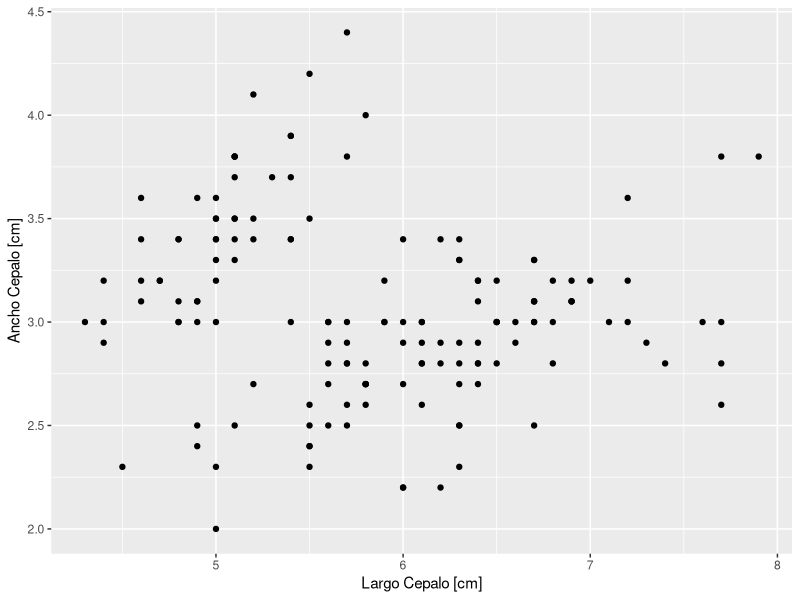
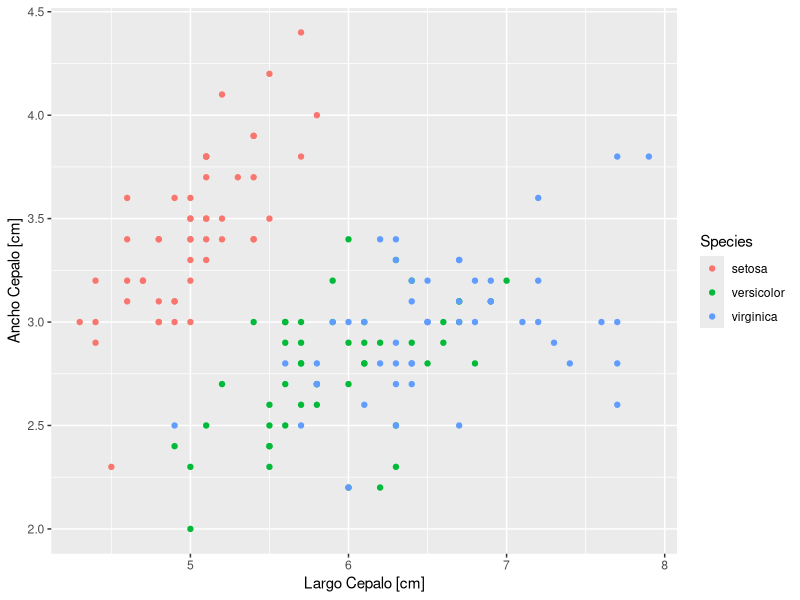
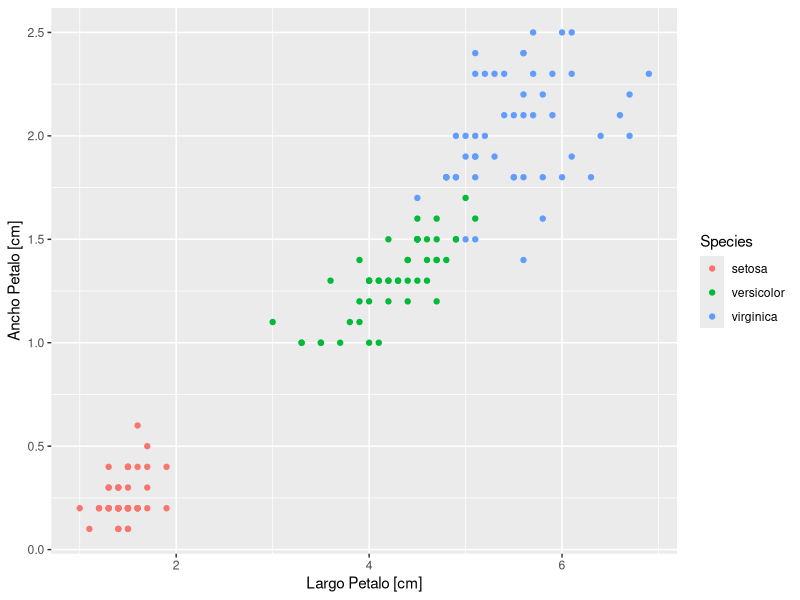

These charts were generated, in order, by the following R code: (Note: this script raises an error after producing the figures.)
library(tidyverse)
data <- iris

view(data)
help(iris)

# Cuantas filas y columnas hay?
# 150 filas y 5 columnas (observaciones y variables)
glimpse(data)
nrow(data) # para solo ver filas
ncol(data) # para ver solo columnas

# Que representa cada fila?
# Medidas de sepalo y petalo de distintos tipos de especies de plantas.

# Que variables son Categoricas?
# La variable categorica es Species

# Que variables son Numericas?
# Todas menos Sepal Width, Sepal Lenght, Petal Width, Petal Lenght

# Estas ultimas son enteros o puntos flotantes?
# Puntos flotantes.

# Cuántas y cuáles son las especies de flores presentes en el dataset?
unique(data$Species)
# Son 3 especies, Setosa, Versicolor, Virginica

ggplot(data, aes(x = Sepal.Length, y = Sepal.Width)) +
  geom_point() +
  xlab('Largo Cepalo [cm]') +
  ylab('Ancho Cepalo [cm]')

# ¿Cuántas variables necesitaron para hacer este gráfico?
#     Usamos 2 Variables
# ¿Qué representa cada uno de los puntos del gráfico?
#     Cada punto representa la observacion de una especie puntual y su ancho y largo ( segun la posicion del punto en el eje )
# ¿Qué información brinda este gráfico? ¿Se observa alguna relación clara entre ambas variables?
#     La informacion que brinda es el largo y ancho del cepalo de cada especie y planta 
#     No se puede ver clara la relacion ya que no hay distintivos para cada especie

# Para ver claras las relaciones agregamos color por especie al grafico

ggplot(data, aes(x = Sepal.Length, y = Sepal.Width, color = Species)) +
  geom_point() +
  xlab('Largo Cepalo [cm]') +
  ylab('Ancho Cepalo [cm]')

# Ahora podemos ver que mientras mas ancho sea el cepalo menor es el largo y esta relacion se ve en las 3 especies
# La especie mas ancha es Setosa
# La especie mas larga es Virginica
# La especie Versicolor esta en el medio

# Repetimos con los Anchos y Largos de Petalo

ggplot(data, aes(x = Petal.Length, y = Petal.Width, color = Species)) +
  geom_point() +
  xlab('Largo Petalo [cm]') +
  ylab('Ancho Petalo [cm]')

# Podemos ver que mientras mas largo sea el Petalo, mas ancho es.
# Podemos deducir que mientras mas largo sea el Sepalo mas fino es, pero el Petalo es mas ancho.
# La especie Setosa es la que tiene menor ancho en el Petalo
# Versicolor Sigue en el medio
# Virginica es la que tiene Petalos mas Anchos y Largos


################################

# Análisis del dataset lifestyle

# ¿Cuántas observaciones tiene este dataset?
nrow(data)
# Tiene 44 Filas ( Observaciones )

# ¿Cuántas variables?
ncol(data)
# Tiene 14 Columnas ( Variables )

# ¿Qué representa cada fila? Es decir, ¿cuáles son las unidades de este dataset?
# Las unidades del Dataset son caracteristicas de trabajo, polucion y demas parametros que conforman la vida en una ciudad especifica.

# ¿Qué variables son categóricas?
# Pais, Idioma, Rank, Continente

# ¿Qué variables son numéricas?
# Rank, Horas_sol, costo_agua, nivel_obesidad, ....

# Para las variables categóricas: explicar qué representa la variable y cuáles son las posibles categorías dentro de la misma.

# La variable Pais representa el Pais al cual pertenece cada Ciudad y sus posibles categorias son todos los paises del mundo.
# La variable Rank representa la posicion en el rank mundial de Ciudades mas Felices, y las posibles categorias son su posicion (mas cerca de 1 mejor)
# Idioma representa el idioma que se habla en esa determinada ciudad y sus posibles categorias son todos los idiomas.
# La variable Continente representa los Continentes a los que pertenece cada Pais y Ciudad, las posibles categorias serian asia, oceania, america, etc.


# Para las variables numéricas: ¿son continuas o discretas? ¿Qué variables tienen formato float?

# La variable Horas Sol,  es una variable Discreta y tiene formato Float
# La variable Costo Agua, es una variable Continua y tiene formato Float
# Nivel de Obesidad, es una variable Continua y tiene formato Float
# Indice Polucion es una variable Continua y tiene formato Float
# Actividades al exterior es una variable Discreta y tirnr formato Int ( Aunque es Float el tipo de dato esta ingresado como INT)
# Costo Gym es una variable Continua ya que puede tomar cualquier valor en un rango infinito y es de tipo Float.


# ¿Qué variables se podrían usar para hacer un scatter plot? Elijan dos variables cuyo gráfico podría brindarles información interesante. 
# ¿Cómo se imaginan que va a resultar este gráfico?

ggplot(data, aes(x = costo_gimnasio, y = nivel_obesidad)) +
  geom_point() +
  xlab('Costo Gym') +
  ylab('Nivel Obesidad')


#Realizar el gráfico que pensaron en el anterior ¿Qué resultados obtuvieron? ¿Resultó como se habían imaginado? ¿Por qué?
      # Nos imaginamos que mientras mas caro menos nivel de obesidad iba a haber pero,
      # la realidad es que el nivel de obesidad se mantuvo en 50$ para arriba aunque hay menos casos.
  #¿Cómo mejorarían el gráfico?
      # Buscaria alguna variable categorica para ver alguna otra relacion.
  #¿Es necesario ajustar los límites de los ejes?
      # En este caso no.
  #¿Hay algún punto que sobresalga o que les llame la atención?
      # No.